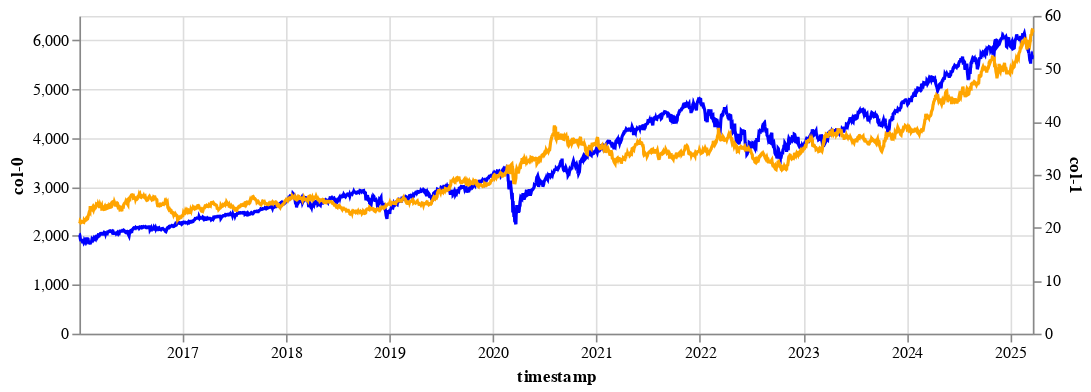

Notebook cell for this chart:
### Markdown cell above
Use the more detailed yfinance to see that SP500 may lead IAU for down-turns, and vice-versa for up-turns.

### Code cell
import altair as alt
import datetime as dt

tmp = Measure([SP500, iau], recessions).df(interpolated=True)
tmp = tmp[tmp.index > dt.datetime(2016, 1, 1)]
tmp = tmp.reset_index()

base = alt.Chart(tmp, width=600, height=200).encode(x='timestamp:T')
line1 = base.mark_line(stroke='blue').encode(alt.Y('col-0'))#.transform_filter('isValid(datum.line)')
line2 = base.mark_line(stroke='orange').encode(alt.Y('col-1'))
(line1 + line2).resolve_scale(y = 'independent')

### Figure 1 — Vega-Lite specification as saved in the notebook (floating-point values rounded to 4 significant figures; data arrays with more than 128 entries replaced by an {"elided": "..."} marker saying what was removed)
{"config": {"view": {"continuousWidth": 300, "continuousHeight": 300}}, "layer": [{"mark": {"type": "line", "stroke": "blue"}, "encoding": {"x": {"field": "timestamp", "type": "temporal"}, "y": {"field": "col-0", "type": "quantitative"}}}, {"mark": {"type": "line", "stroke": "orange"}, "encoding": {"x": {"field": "timestamp", "type": "temporal"}, "y": {"field": "col-1", "type": "quantitative"}}}], "data": {"name": "data-b4cc8d7b68a17b844eb69513003289ce"}, "height": 200, "resolve": {"scale": {"y": "independent"}}, "width": 600, "$schema": "https://vega.github.io/schema/vega-lite/v5.20.1.json", "datasets": {"data-b4cc8d7b68a17b844eb69513003289ce": {"elided": "2405 records"}}}
